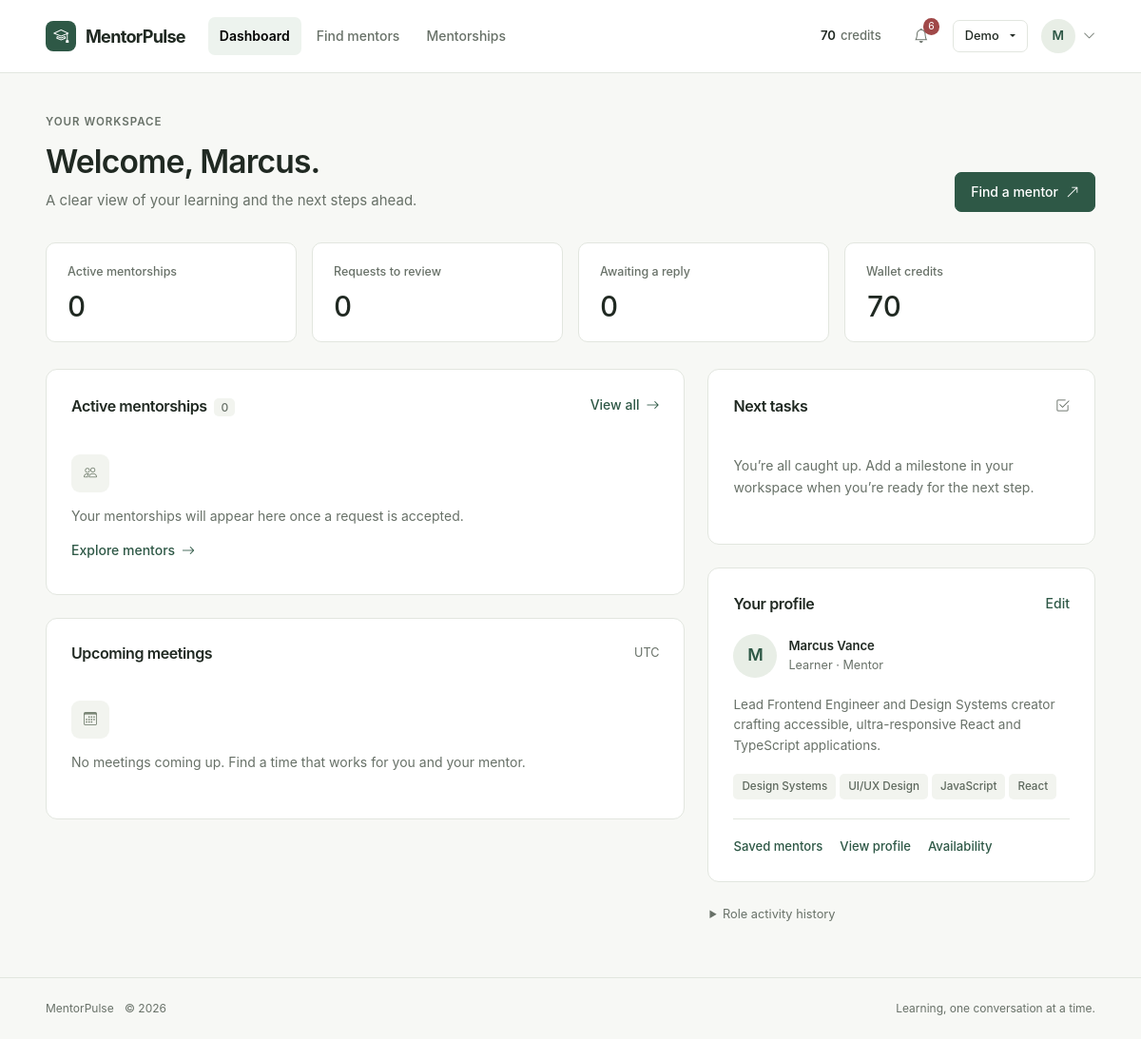
The page / (signed in) on the database its author committed.
### gamification/models.py (models this page shows, shortened)
class Credit(models.Model):
    user = models.OneToOneField(User, on_delete=models.CASCADE, related_name='credit')
    balance = models.IntegerField(default=50)
    updated_at = models.DateTimeField(auto_now=True)
    class Meta:
        constraints = [models.CheckConstraint(condition=models.Q(balance__gte=0), name='credit_balance_nonnegative')]

### accounts/models.py (models this page shows, shortened)
class Profile(models.Model):
    EXPERIENCE_CHOICES = [
        ('Beginner', 'Beginner'),
        ('Intermediate', 'Intermediate'),
        ('Advanced', 'Advanced'),
        ('Expert', 'Expert'),
    ]
    AVAILABILITY_CHOICES = [
        ('Weekdays', 'Weekdays'),
        ('Weekends', 'Weekends'),
        ('Flexible', 'Flexible / Evenings'),
    ]
    user = models.OneToOneField(User, on_delete=models.CASCADE, related_name='profile')
    skills = models.ManyToManyField(Skill, blank=True, related_name='profiles')
    learning_skills = models.ManyToManyField(Skill, blank=True, related_name='learning_profiles')
    timezone = models.CharField(max_length=64, default='UTC')
    portfolio_url = models.URLField(blank=True)
    mentor_capacity = models.PositiveSmallIntegerField(default=5, validators=[MinValueValidator(1), MaxValueValidator(50)])
    mentor_verified = models.BooleanField(default=False)
    verification_requested = models.BooleanField(default=False)
    verification_evidence = models.TextField(blank=True)
    email_verified = models.BooleanField(default=False)
    goals = models.TextField(blank=True, help_text="Learning or mentoring objectives")
    experience_level = models.CharField(max_length=20, choices=EXPERIENCE_CHOICES, default='Beginner')
    availability = models.CharField(max_length=50, choices=AVAILABILITY_CHOICES, default='Flexible')
    skill_score = models.FloatField(default=0.0)
    bio = models.TextField(blank=True)
    @property
    def is_mentor(self):
        return self.user.role_assignments.filter(role='Mentor', end_time__isnull=True).exists()
    @property
    def is_learner(self):
        return self.user.role_assignments.filter(role='Learner', end_time__isnull=True).exists()
    @property
    def active_roles(self):
        return list(self.user.role_assignments.filter(end_time__isnull=True).order_by('role').values_list('role', flat=True).distinct())

class Skill(models.Model):
    CATEGORY_CHOICES = [
        ('Programming', 'Programming'),
        ('Design', 'Design'),
        ('Data', 'Data Science & AI'),
        ('Business', 'Business & Product'),
        ('Other', 'Other'),
    ]
    name = models.CharField(max_length=100, unique=True)
    category = models.CharField(max_length=100, choices=CATEGORY_CHOICES, default='Programming')
    class Meta:
        ordering = ['category', 'name']

### accounts/views.py (the view)
# urls.py: path('', views.dashboard_view, name='dashboard'),
@login_required
def dashboard_view(request):
    profile = request.user.profile
    skills = profile.skills.all()
    skills_by_category = {}
    for skill in skills:
        skills_by_category.setdefault(skill.category, []).append(skill)
    role_history = request.user.role_assignments.all()[:5]
    context = {
        'profile': profile,
        'skills': skills,
        'skills_by_category': skills_by_category,
        'is_mentor': profile.is_mentor,
        'is_learner': profile.is_learner,
        'active_roles': profile.active_roles,
        'role_history': role_history,
    }
    from mentorship.models import Mentorship, Session, Milestone
    from gamification.services import CreditService
    involved = Mentorship.objects.filter(Q(mentor=request.user) | Q(learner=request.user))
    active = involved.filter(status='ACTIVE').select_related('mentor', 'learner', 'progress')
    context.update({
        'active_mentorships': active[:5], 'active_count': active.count(),
        'pending_incoming_count': involved.filter(mentor=request.user, status='PENDING').count(),
        'pending_outgoing_count': involved.filter(learner=request.user, status='PENDING').count(),
        'upcoming_sessions': Session.objects.filter(mentorship__in=active, is_completed=False,
            is_cancelled=False, date__gte=timezone.now()).select_related('mentorship__mentor', 'mentorship__learner').order_by('date')[:5],
        'next_tasks': Milestone.objects.filter(mentorship__in=active, is_completed=False)
            .select_related('mentorship').order_by('due_date', 'id')[:5],
        'wallet': CreditService.get_or_create_credit(request.user),
    })
    return render(request, 'accounts/dashboard.html', context)

### templates/accounts/dashboard.html (shortened to what this page needs)
{% extends 'base.html' %}
{% block content %}
<div class="container mp-page">
    <header class="mp-page-header">
        <div><span class="mp-eyebrow">Your workspace</span><h1>Welcome, {{ user.first_name|default:user.username }}.</h1><p>A clear view of your learning and the next steps ahead.</p></div>
        <a href="{% url 'mentor_list' %}" class="mp-btn mp-btn-primary">Find a mentor <i class="bi bi-arrow-up-right" aria-hidden="true"></i></a>
    </header>
    <div class="mp-stat-grid" aria-label="Your activity at a glance">
        <a href="{% url 'mentorship_list' %}" class="mp-stat-card"><div><div class="mp-stat-label">Active mentorships</div><div class="mp-stat-value">{{ active_count }}</div></div></a>
        <a href="{% url 'mentorship_list' %}" class="mp-stat-card"><div><div class="mp-stat-label">Requests to review</div><div class="mp-stat-value">{{ pending_incoming_count }}</div></div></a>
        <a href="{% url 'mentorship_list' %}" class="mp-stat-card"><div><div class="mp-stat-label">Awaiting a reply</div><div class="mp-stat-value">{{ pending_outgoing_count }}</div></div></a>
        <a href="{% url 'wallet' %}" class="mp-stat-card"><div><div class="mp-stat-label">Wallet credits</div><div class="mp-stat-value">{{ wallet.balance }}</div></div></a>
    </div>
    <div class="mp-dashboard-grid">
        <div class="mp-dashboard-column">
            <section class="mp-card mp-panel" aria-labelledby="active-heading">
                <div class="mp-section-header"><h2 id="active-heading">Active mentorships <span class="mp-count ms-1">{{ active_count }}</span></h2><a class="mp-btn-link" href="{% url 'mentorship_list' %}">View all <i class="bi bi-arrow-right" aria-hidden="true"></i></a></div>
                {% for mentorship in active_mentorships %}
                    <div class="mp-mentorship-summary">
                        <div class="d-flex justify-content-between align-items-center gap-3">
                            <div class="mp-summary-person">
                                <span class="mp-user-avatar mp-avatar-lg" aria-hidden="true">{% if mentorship.mentor_id == user.id %}{{ mentorship.learner.first_name|default:mentorship.learner.username|slice:':1'|upper }}{% else %}{{ mentorship.mentor.first_name|default:mentorship.mentor.username|slice:':1'|upper }}{% endif %}</span>
                                <div><a class="mp-summary-name" href="{% url 'mentorship_workspace' mentorship.id %}">{% if mentorship.mentor_id == user.id %}{{ mentorship.learner.get_full_name|default:mentorship.learner.username }}{% else %}{{ mentorship.mentor.get_full_name|default:mentorship.mentor.username }}{% endif %}</a><div class="mp-quiet-meta">{% if mentorship.mentor_id == user.id %}You’re mentoring{% else %}Your mentor{% endif %}</div></div>
                            </div>
                            <span class="mp-badge mp-status-active">Active</span>
                        </div>
                        <p class="mp-summary-description">{{ mentorship.goals|truncatechars:150 }}</p>
                        <div class="mp-progress-row"><progress value="{{ mentorship.progress.completion_pct|default:0 }}" max="100" aria-label="Mentorship completion"></progress><span>{{ mentorship.progress.completion_pct|default:0 }}%</span></div>
                        <a class="mp-btn-link" href="{% url 'mentorship_workspace' mentorship.id %}">Open workspace <i class="bi bi-arrow-right" aria-hidden="true"></i></a>
                    </div>
                {% empty %}<div class="mp-empty-state"><span class="mp-empty-icon"><i class="bi bi-people" aria-hidden="true"></i></span><p>Your mentorships will appear here once a request is accepted.</p><a class="mp-btn-link" href="{% url 'mentor_list' %}">Explore mentors <i class="bi bi-arrow-right" aria-hidden="true"></i></a></div>{% endfor %}
            </section>
            <section class="mp-card mp-panel" aria-labelledby="meeting-heading">
                <div class="mp-section-header"><h2 id="meeting-heading">Upcoming meetings</h2><span class="mp-quiet-meta">{{ profile.timezone }}</span></div>
                {% for session in upcoming_sessions %}<div class="mp-task-item"><span class="mp-empty-icon"><i class="bi bi-calendar3" aria-hidden="true"></i></span><div class="flex-grow-1"><a href="{% url 'mentorship_workspace' session.mentorship_id %}#sessions">{% if session.mentorship.mentor_id == user.id %}{{ session.mentorship.learner.get_full_name|default:session.mentorship.learner.username }}{% else %}{{ session.mentorship.mentor.get_full_name|default:session.mentorship.mentor.username }}{% endif %}</a><div class="mp-quiet-meta">{{ session.date|date:'D, M d · H:i' }} · {{ session.duration_minutes }} min</div></div><a class="mp-btn-link" href="{% url 'session_calendar' session.id %}" aria-label="Add this meeting to your calendar"><i class="bi bi-calendar-plus" aria-hidden="true"></i></a></div>
                {% empty %}<div class="mp-empty-state"><span class="mp-empty-icon"><i class="bi bi-calendar3" aria-hidden="true"></i></span><p>No meetings coming up. Find a time that works for you and your mentor.</p></div>{% endfor %}
            </section>
        </div>
        <div class="mp-dashboard-column">
            <section class="mp-card mp-panel" aria-labelledby="task-heading">
                <div class="mp-section-header"><h2 id="task-heading">Next tasks</h2><i class="bi bi-check2-square text-muted" aria-hidden="true"></i></div>
                {% for task in next_tasks %}<div class="mp-task-item"><i class="bi bi-circle" aria-hidden="true"></i><div><a href="{% url 'mentorship_workspace' task.mentorship_id %}#milestones">{{ task.title }}</a><div class="mp-quiet-meta mt-1">{% if task.due_date %}Due {{ task.due_date|date:'M d, Y' }}{% else %}No deadline set{% endif %}</div></div></div>
                {% empty %}<div class="mp-empty-state"><p>You’re all caught up. Add a milestone in your workspace when you’re ready for the next step.</p></div>{% endfor %}
            </section>
            <section class="mp-card mp-panel" aria-labelledby="profile-heading">
                <div class="mp-section-header"><h2 id="profile-heading">Your profile</h2><a class="mp-btn-link" href="{% url 'profile_edit' %}">Edit</a></div>
                <div class="mp-summary-person"><span class="mp-user-avatar mp-avatar-lg" aria-hidden="true">{{ user.first_name|default:user.username|slice:':1'|upper }}</span><div><div class="fw-semibold small">{{ user.get_full_name|default:user.username }}</div><div class="mp-quiet-meta">{% for role in active_roles %}{{ role }}{% if not forloop.last %} · {% endif %}{% endfor %}</div></div></div>
                <p class="mp-summary-description">{{ profile.bio|default:'A short introduction helps people get to know you.'|truncatechars:140 }}</p>
                <div class="d-flex flex-wrap gap-1">{% for skill in profile.learning_skills.all|slice:':4' %}<span class="mp-skill-tag">{{ skill.name }}</span>{% endfor %}</div>
                <div class="mp-profile-mini"><div class="mp-compact-links mt-0"><a href="{% url 'mentor_list' %}?saved=1">Saved mentors</a><a href="{% url 'profile' %}">View profile</a>{% if is_mentor %}<a href="{% url 'availability_settings' %}">Availability</a>{% endif %}</div></div>
            </section>
            <details class="mp-history"><summary>Role activity history</summary></details>
        </div>
    </div>
</div>
{% endblock %}

### templates/base.html (shortened to what this page needs)
{% load static %}
<!DOCTYPE html>
<html lang="en">
<head>
    <link href="https://cdn.jsdelivr.net/npm/bootstrap@5.3.3/dist/css/bootstrap.min.css" rel="stylesheet">
    <link rel="stylesheet" href="https://cdn.jsdelivr.net/npm/bootstrap-icons@1.11.3/font/bootstrap-icons.min.css">
    <link rel="stylesheet" href="{% static 'css/main.css' %}">
</head>
<body>
    <nav class="mp-navbar navbar navbar-expand-lg" aria-label="Main navigation">
        <div class="container">
            <a class="mp-brand" href="{% if user.is_authenticated %}{% url 'dashboard' %}{% else %}{% url 'login' %}{% endif %}">
                <span class="mp-brand-logo" aria-hidden="true"><i class="bi bi-mortarboard"></i></span>
                <span class="mp-brand-text">MentorPulse</span>
            </a>
            <div class="collapse navbar-collapse" id="navbarMain">
                <ul class="navbar-nav ms-lg-4 me-auto">
                    {% if user.is_authenticated %}<li class="nav-item"><a class="nav-link {% if request.resolver_match.url_name == 'dashboard' %}active{% endif %}" {% if request.resolver_match.url_name == 'dashboard' %}aria-current="page"{% endif %} href="{% url 'dashboard' %}">Dashboard</a></li>{% endif %}
                    <li class="nav-item"><a class="nav-link " href="{% url 'mentor_list' %}">Find mentors</a></li>
                    {% if user.is_authenticated %}<li class="nav-item"><a class="nav-link " href="{% url 'mentorship_list' %}">Mentorships</a></li>{% endif %}
                </ul>
                <div class="mp-nav-actions">
                    {% if user.is_authenticated %}
                        <a class="mp-credit-pill" href="{% url 'wallet' %}" aria-label="Wallet, {{ user.credit.balance|default:0 }} credits"><strong>{{ user.credit.balance|default:0 }}</strong> credits</a>
                        {% include 'components/notification_menu.html' %}
                    {% endif %}
                    {% if is_debug and demo_users_by_role %}{% include 'components/demo_menu.html' %}{% endif %}
                    {% if user.is_authenticated %}
                        <div class="dropdown">
                            <button class="mp-user-menu-button" type="button" data-bs-toggle="dropdown" aria-expanded="false" aria-label="Account menu"><span class="mp-user-avatar">{{ user.first_name|default:user.username|slice:':1'|upper }}</span><i class="bi bi-chevron-down small text-muted" aria-hidden="true"></i></button>
                        </div>
                    {% else %}
                        <a href="{% url 'leaderboard' %}" class="mp-btn-link">Community</a>
                        <a href="{% url 'login' %}" class="mp-btn mp-btn-secondary mp-btn-sm">Sign in</a>
                        <a href="{% url 'register' %}" class="mp-btn mp-btn-primary mp-btn-sm">Get started</a>
                    {% endif %}
                </div>
            </div>
        </div>
    </nav>
    <main class="flex-grow-1" id="main-content">{% block content %}{% endblock %}</main>
    <footer class="mp-footer"><div class="container"><span>MentorPulse <span class="ms-2">&copy; 2026</span></span><span>Learning, one conversation at a time.</span></div></footer>
    <div class="toast-container position-fixed bottom-0 end-0 p-3">
    </div>
</body>
</html>

### rows shown on the page
Credit: balance "70"
Profile: timezone "UTC", bio "Lead Frontend Engineer and Design Systems creator crafting accessible, ultra-responsive React and TypeScript applications."
Skill: name "Design Systems"
Skill: name "UI/UX Design"
Skill: name "JavaScript"
Skill: name "React"

### other values the page prints
{{ user.credit.balance|default:0 }} "70"
{{ unread_notification_count }} "6"
{{ user.first_name|default:user.username|slice:':1'|upper }} "M"
{{ user.first_name|default:user.username }} "Marcus"
{{ active_count }} "0"
{{ pending_incoming_count }} "0"
{{ pending_outgoing_count }} "0"
{{ user.get_full_name|default:user.username }} "Marcus Vance"
{{ role }} "Learner" "Mentor"
